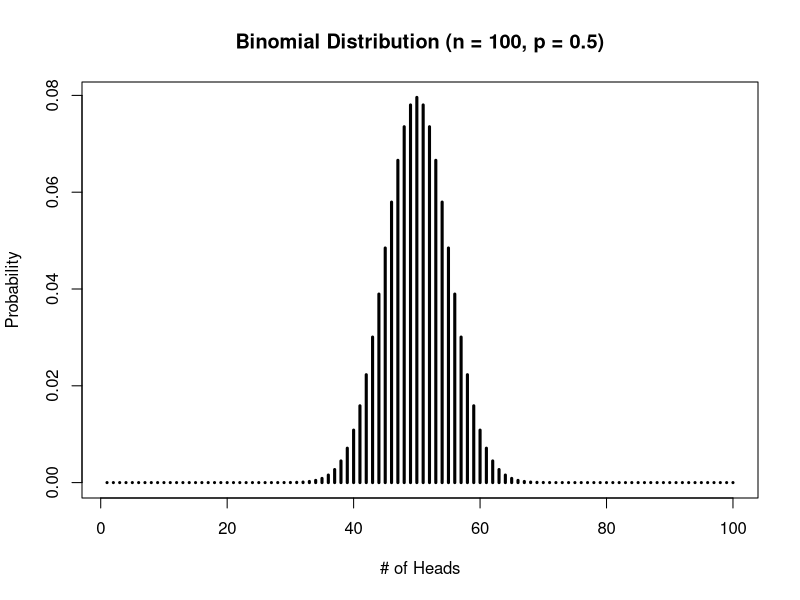

Recreate this plot in R.
## ---- chunk 1
# set chunk options
knitr::opts_chunk$set(message = FALSE,
                      warning = FALSE)

# suppress scientific notation
options(scipen = 999)

# load packages
library(tidyverse)
library(psych)
## ---- chunk 2
# create probability curve
data <- seq(1, 100, 1)

heads <- dbinom(data, size = 100, prob = 1/2)

plot(heads, type = 'h',
     main = "Binomial Distribution (n = 100, p = 0.5)",
     ylab = "Probability",
     xlab = "# of Heads",
     lwd = 3)
## ---- chunk 3
set.seed(3)
## ---- chunk 4
rbinom(n = 10, size = 2, prob = 1/2) 
# n = 10 (number of trials)
# size = 2 (number of events on each trial)
# prob = 1/2 (probability of a success on each trial)
## ---- chunk 5
# your code here
## ---- chunk 6
# your code here
## ---- chunk 7
# your code here
## ---- chunk 8
dbinom(x = 1, size = 2, prob = .5)
## ---- chunk 9
# HT + TH
(.5 * .5) + (.5 * .5)
## ---- chunk 10
# your code here
## ---- chunk 11
# your code here
## ---- chunk 12
# your code here
## ---- chunk 13
pbinom(q = 1, size = 2, prob = 1/2)
## ---- chunk 14
# HT + TH + TT
(.5 * .5) + (.5 * .5) + (.5 * .5)
## ---- chunk 15
# your code here
## ---- chunk 16
# your code here
## ---- chunk 17
pbinom(q = 1, size = 2, prob = 1/2, lower.tail = FALSE)
## ---- chunk 18
# your code here
pbinom(q = 3, size = 9, prob = 1/6, lower.tail = FALSE)
## ---- chunk 19
qbinom(p = 1.00, size = 10, prob = 1/2)
## ---- chunk 20
# your code here
## ---- chunk 21
# your code here
## ---- chunk 22
# your code here
## ---- chunk 23
set.seed(2)
## ---- chunk 24
x <- rnorm(n = 5, mean = 0, sd = 1)
x
## ---- chunk 25
mean(x)
sd(x)

## ---- chunk 26
# your code here
## ---- chunk 27
# your code here
## ---- chunk 28
dnorm(x = -1:1, mean = 0, sd = 1)
## ---- chunk 29
dnorm(x = 1, mean = 0, sd = 1)
## ---- chunk 30
# your code here
## ---- chunk 31
pnorm(q = 0, mean = 0, sd = 1)
## ---- chunk 32
pnorm(q = 40, mean = 50, sd = 10)
## ---- chunk 33
# your code here
## ---- chunk 34
# your code here
## ---- chunk 35
qnorm(p = .00135, mean = 0, sd = 1)
## ---- chunk 36
# your code here
## ---- chunk 37
# your code here
## ---- chunk 38
# your code here
## ---- chunk 39
# your code here
## ---- chunk 40
# your code here
## ---- chunk 41
# your code here
## ---- chunk 42
# your code here
## ---- chunk 43
# your code here
## ---- chunk 44
# your code here
## ---- chunk 45
# your code here
## ---- chunk 46
# your code here
## ---- chunk 47
# your code here
